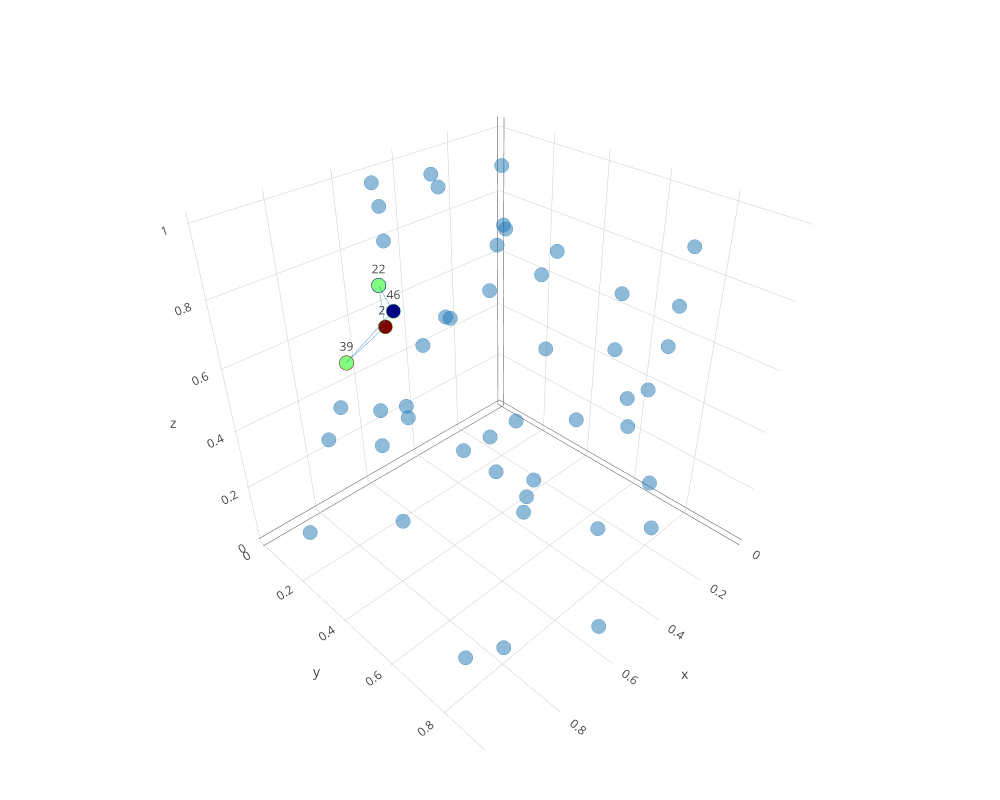

Source (notebook cell):
### Code cell
plotclassrep_pjs(C,dim=1,class=1)

### Figure 1 — Plotly figure (JSON) as saved in the notebook; plotly's stock layout.template omitted (floating-point values rounded to 4 significant figures)
{"data": [{"autocolorscale": false, "marker": {"cmax": 1, "cmin": 0, "color": [1, 0, 0.5, 0.5], "colorscale": "Jet", "line": {"color": [0.5, 0.5, 0, 1], "colorscale": "Jet", "width": 2}, "opacity": 1, "size": 5, "symbol": "circle"}, "mode": "markers+text", "text": ["26", "46", "22", "39"], "type": "scatter3d", "x": [0.6159, 0.7314, 0.6186, 0.8119], "y": [0.174, 0.3693, 0.1648, 0.2697], "z": [0.6475, 0.8179, 0.7684, 0.6659]}, {"autocolorscale": false, "marker": {"color": "rgb(31,119,180)", "line": {"color": "rgb(31,119,180)", "width": 2}, "opacity": 0.5, "size": 5, "symbol": "circle"}, "mode": "markers", "text": ["27", "6", "8", "44", "14", "30", "31", "15", "34", "25", "3", "47", "4", "28", "48", "5", "2", "23", "12", "32", "21", "36", "20", "16", "7", "42", "33", "19", "40", "1", "13", "11", "24", "18", "50", "41", "37", "17", "45", "38", "43", "29", "9", "49", "35", "10"], "type": "scatter3d", "x": [0.635, 0.433, 0.3602, 0.5417, 0.2237, 0.7635, 0.7038, 0.4859, 0.19, 0.6318, 0.3427, 0.5074, 0.5841, 0.1926, 0.2535, 0.08159, 0.7125, 0.6901, 0.1978, 0.1727, 0.4131, 0.7642, 0.247, 0.4858, 0.02212, 0.3541, 0.5174, 0.7768, 0.2665, 0.9638, 0.5453, 0.3598, 0.02213, 0.2308, 0.8104, 0.1481, 0.2938, 0.3008, 0.9741, 0.08216, 0.9733, 0.6342, 0.8418, 0.89, 0.1177, 0.8884], "y": [0.4913, 0.2276, 0.6368, 0.4972, 0.3994, 0.4365, 0.6615, 0.1662, 0.3442, 0.7361, 0.53, 0.4878, 0.661, 0.676, 0.7292, 0.5459, 0.2423, 0.2986, 0.2015, 0.1853, 0.3863, 0.5924, 0.8168, 0.8305, 0.4963, 0.1091, 0.05773, 0.3954, 0.8276, 0.4608, 0.07242, 0.4637, 0.6287, 0.8227, 0.1312, 0.1446, 0.01007, 0.8734, 0.6237, 0.7515, 0.7089, 0.9679, 0.8444, 0.7594, 0.1844, 0.07975], "z": [0.4162, 0.6212, 0.4479, 0.8486, 0.5052, 0.5604, 0.5919, 0.5294, 0.7097, 0.4628, 0.8941, 0.9506, 0.2784, 0.4531, 0.4177, 0.6854, 0.3364, 0.9589, 0.8167, 0.7918, 0.1498, 0.9057, 0.705, 0.2678, 0.4564, 0.9455, 0.9232, 0.1973, 0.2858, 0.7054, 0.9987, 0.06534, 0.3756, 0.8128, 0.3496, 0.9611, 0.939, 0.1739, 0.7863, 0.8933, 0.8398, 0.1323, 0.1263, 0.05482, 0.07747, 0.01497]}, {"line": {"color": "#1f77b4", "width": 1.5}, "mode": "lines", "name": "Dim 1 Faces", "opacity": 0.5, "type": "scatter3d", "x": [0.6186, 0.6159], "y": [0.1648, 0.174], "z": [0.7684, 0.6475]}, {"line": {"color": "#1f77b4", "width": 1.5}, "mode": "lines", "name": "edge (22,46)", "opacity": 0.5, "showlegend": false, "type": "scatter3d", "x": [0.6186, 0.7314], "y": [0.1648, 0.3693], "z": [0.7684, 0.8179]}, {"line": {"color": "#1f77b4", "width": 1.5}, "mode": "lines", "name": "edge (26,39)", "opacity": 0.5, "showlegend": false, "type": "scatter3d", "x": [0.6159, 0.8119], "y": [0.174, 0.2697], "z": [0.6475, 0.6659]}, {"line": {"color": "#1f77b4", "width": 1.5}, "mode": "lines", "name": "edge (39,46)", "opacity": 0.5, "showlegend": false, "type": "scatter3d", "x": [0.8119, 0.7314], "y": [0.2697, 0.3693], "z": [0.6659, 0.8179]}], "layout": {"height": 800, "hovermode": "closest", "margin": {"b": 50, "l": 50, "r": 50, "t": 50}, "scene": {"aspectmode": "manual", "aspectratio": {"x": 1, "y": 1.006}}, "showlegend": false, "width": 1000}}
